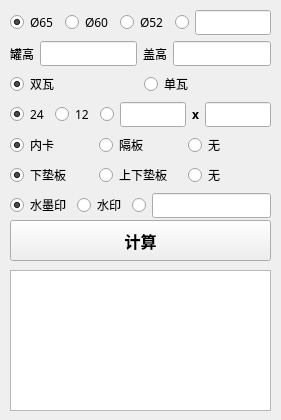
<?xml version="1.0" encoding="UTF-8"?>
<ui version="4.0">
 <class>MainWindow</class>
 <widget class="QMainWindow" name="MainWindow">
  <property name="geometry">
   <rect>
    <x>0</x>
    <y>0</y>
    <width>281</width>
    <height>420</height>
   </rect>
  </property>
  <property name="windowTitle">
   <string>纸箱规格计算</string>
  </property>
  <widget class="QWidget" name="centralwidget">
   <widget class="QPushButton" name="pushButton">
    <property name="geometry">
     <rect>
      <x>10</x>
      <y>220</y>
      <width>261</width>
      <height>41</height>
     </rect>
    </property>
    <property name="font">
     <font>
      <family>微软雅黑</family>
      <pointsize>12</pointsize>
      <weight>75</weight>
      <bold>true</bold>
     </font>
    </property>
    <property name="text">
     <string>计算</string>
    </property>
   </widget>
   <widget class="QTextBrowser" name="textBrowser">
    <property name="geometry">
     <rect>
      <x>10</x>
      <y>270</y>
      <width>261</width>
      <height>141</height>
     </rect>
    </property>
    <property name="font">
     <font>
      <family>微软雅黑</family>
      <pointsize>12</pointsize>
     </font>
    </property>
   </widget>
   <widget class="QWidget" name="layoutWidget">
    <property name="geometry">
     <rect>
      <x>10</x>
      <y>10</y>
      <width>261</width>
      <height>209</height>
     </rect>
    </property>
    <layout class="QVBoxLayout" name="verticalLayout">
     <item>
      <layout class="QHBoxLayout" name="horizontalLayout_5">
       <item>
        <widget class="QRadioButton" name="radioButton_12">
         <property name="font">
          <font>
           <family>微软雅黑</family>
           <weight>50</weight>
           <bold>false</bold>
          </font>
         </property>
         <property name="text">
          <string>Ø65</string>
         </property>
         <property name="checked">
          <bool>true</bool>
         </property>
         <attribute name="buttonGroup">
          <string notr="true">buttonGroup</string>
         </attribute>
        </widget>
       </item>
       <item>
        <widget class="QRadioButton" name="radioButton_13">
         <property name="font">
          <font>
           <family>微软雅黑</family>
           <weight>50</weight>
           <bold>false</bold>
          </font>
         </property>
         <property name="text">
          <string>Ø60</string>
         </property>
         <attribute name="buttonGroup">
          <string notr="true">buttonGroup</string>
         </attribute>
        </widget>
       </item>
       <item>
        <widget class="QRadioButton" name="radioButton_15">
         <property name="font">
          <font>
           <family>微软雅黑</family>
           <weight>50</weight>
           <bold>false</bold>
          </font>
         </property>
         <property name="text">
          <string>Ø52</string>
         </property>
         <attribute name="buttonGroup">
          <string notr="true">buttonGroup</string>
         </attribute>
        </widget>
       </item>
       <item>
        <widget class="QRadioButton" name="radioButton_14">
         <property name="text">
          <string/>
         </property>
         <attribute name="buttonGroup">
          <string notr="true">buttonGroup</string>
         </attribute>
        </widget>
       </item>
       <item>
        <widget class="QLineEdit" name="lineEdit_3">
         <property name="font">
          <font>
           <family>微软雅黑</family>
           <weight>50</weight>
           <bold>false</bold>
          </font>
         </property>
         <property name="text">
          <string/>
         </property>
         <property name="frame">
          <bool>true</bool>
         </property>
        </widget>
       </item>
      </layout>
     </item>
     <item>
      <layout class="QHBoxLayout" name="horizontalLayout_6">
       <item>
        <widget class="QLabel" name="label_3">
         <property name="font">
          <font>
           <family>微软雅黑</family>
           <weight>50</weight>
           <bold>false</bold>
          </font>
         </property>
         <property name="text">
          <string>罐高</string>
         </property>
        </widget>
       </item>
       <item>
        <widget class="QLineEdit" name="lineEdit_4">
         <property name="font">
          <font>
           <family>微软雅黑</family>
           <weight>50</weight>
           <bold>false</bold>
          </font>
         </property>
         <property name="text">
          <string/>
         </property>
         <property name="frame">
          <bool>true</bool>
         </property>
        </widget>
       </item>
       <item>
        <widget class="QLabel" name="label_2">
         <property name="font">
          <font>
           <family>微软雅黑</family>
           <weight>50</weight>
           <bold>false</bold>
          </font>
         </property>
         <property name="text">
          <string>盖高</string>
         </property>
        </widget>
       </item>
       <item>
        <widget class="QLineEdit" name="lineEdit_5">
         <property name="font">
          <font>
           <family>微软雅黑</family>
           <weight>50</weight>
           <bold>false</bold>
          </font>
         </property>
        </widget>
       </item>
      </layout>
     </item>
     <item>
      <layout class="QHBoxLayout" name="horizontalLayout">
       <item>
        <widget class="QRadioButton" name="radioButton">
         <property name="font">
          <font>
           <family>微软雅黑</family>
           <weight>50</weight>
           <bold>false</bold>
          </font>
         </property>
         <property name="text">
          <string>双瓦</string>
         </property>
         <property name="checked">
          <bool>true</bool>
         </property>
         <attribute name="buttonGroup">
          <string notr="true">buttonGroup_2</string>
         </attribute>
        </widget>
       </item>
       <item>
        <widget class="QRadioButton" name="radioButton_2">
         <property name="font">
          <font>
           <family>微软雅黑</family>
           <weight>50</weight>
           <bold>false</bold>
          </font>
         </property>
         <property name="text">
          <string>单瓦</string>
         </property>
         <attribute name="buttonGroup">
          <string notr="true">buttonGroup_2</string>
         </attribute>
        </widget>
       </item>
      </layout>
     </item>
     <item>
      <layout class="QHBoxLayout" name="horizontalLayout_2">
       <item>
        <widget class="QRadioButton" name="radioButton_3">
         <property name="font">
          <font>
           <family>微软雅黑</family>
           <weight>50</weight>
           <bold>false</bold>
          </font>
         </property>
         <property name="text">
          <string>24</string>
         </property>
         <property name="checked">
          <bool>true</bool>
         </property>
         <attribute name="buttonGroup">
          <string notr="true">buttonGroup_3</string>
         </attribute>
        </widget>
       </item>
       <item>
        <widget class="QRadioButton" name="radioButton_4">
         <property name="font">
          <font>
           <family>微软雅黑</family>
           <weight>50</weight>
           <bold>false</bold>
          </font>
         </property>
         <property name="text">
          <string>12</string>
         </property>
         <attribute name="buttonGroup">
          <string notr="true">buttonGroup_3</string>
         </attribute>
        </widget>
       </item>
       <item>
        <widget class="QRadioButton" name="radioButton_5">
         <property name="text">
          <string/>
         </property>
         <attribute name="buttonGroup">
          <string notr="true">buttonGroup_3</string>
         </attribute>
        </widget>
       </item>
       <item>
        <widget class="QLineEdit" name="lineEdit">
         <property name="font">
          <font>
           <family>微软雅黑</family>
           <weight>50</weight>
           <bold>false</bold>
          </font>
         </property>
         <property name="text">
          <string/>
         </property>
         <property name="frame">
          <bool>true</bool>
         </property>
        </widget>
       </item>
       <item>
        <widget class="QLabel" name="label">
         <property name="font">
          <font>
           <family>微软雅黑</family>
           <weight>75</weight>
           <bold>true</bold>
          </font>
         </property>
         <property name="text">
          <string>x</string>
         </property>
        </widget>
       </item>
       <item>
        <widget class="QLineEdit" name="lineEdit_2">
         <property name="font">
          <font>
           <family>微软雅黑</family>
           <weight>50</weight>
           <bold>false</bold>
          </font>
         </property>
        </widget>
       </item>
      </layout>
     </item>
     <item>
      <layout class="QHBoxLayout" name="horizontalLayout_3">
       <item>
        <widget class="QRadioButton" name="radioButton_6">
         <property name="font">
          <font>
           <family>微软雅黑</family>
           <weight>50</weight>
           <bold>false</bold>
          </font>
         </property>
         <property name="text">
          <string>内卡</string>
         </property>
         <property name="checked">
          <bool>true</bool>
         </property>
         <attribute name="buttonGroup">
          <string notr="true">buttonGroup_4</string>
         </attribute>
        </widget>
       </item>
       <item>
        <widget class="QRadioButton" name="radioButton_7">
         <property name="font">
          <font>
           <family>微软雅黑</family>
           <weight>50</weight>
           <bold>false</bold>
          </font>
         </property>
         <property name="text">
          <string>隔板</string>
         </property>
         <attribute name="buttonGroup">
          <string notr="true">buttonGroup_4</string>
         </attribute>
        </widget>
       </item>
       <item>
        <widget class="QRadioButton" name="radioButton_8">
         <property name="font">
          <font>
           <family>微软雅黑</family>
           <weight>50</weight>
           <bold>false</bold>
          </font>
         </property>
         <property name="text">
          <string>无</string>
         </property>
         <attribute name="buttonGroup">
          <string notr="true">buttonGroup_4</string>
         </attribute>
        </widget>
       </item>
      </layout>
     </item>
     <item>
      <layout class="QHBoxLayout" name="horizontalLayout_4">
       <item>
        <widget class="QRadioButton" name="radioButton_9">
         <property name="font">
          <font>
           <family>微软雅黑</family>
           <weight>50</weight>
           <bold>false</bold>
          </font>
         </property>
         <property name="text">
          <string>下垫板</string>
         </property>
         <property name="checked">
          <bool>true</bool>
         </property>
         <attribute name="buttonGroup">
          <string notr="true">buttonGroup_5</string>
         </attribute>
        </widget>
       </item>
       <item>
        <widget class="QRadioButton" name="radioButton_10">
         <property name="font">
          <font>
           <family>微软雅黑</family>
           <weight>50</weight>
           <bold>false</bold>
          </font>
         </property>
         <property name="text">
          <string>上下垫板</string>
         </property>
         <attribute name="buttonGroup">
          <string notr="true">buttonGroup_5</string>
         </attribute>
        </widget>
       </item>
       <item>
        <widget class="QRadioButton" name="radioButton_11">
         <property name="font">
          <font>
           <family>微软雅黑</family>
           <weight>50</weight>
           <bold>false</bold>
          </font>
         </property>
         <property name="text">
          <string>无</string>
         </property>
         <attribute name="buttonGroup">
          <string notr="true">buttonGroup_5</string>
         </attribute>
        </widget>
       </item>
      </layout>
     </item>
     <item>
      <layout class="QHBoxLayout" name="horizontalLayout_7">
       <item>
        <widget class="QRadioButton" name="radioButton_16">
         <property name="font">
          <font>
           <family>微软雅黑</family>
           <weight>50</weight>
           <bold>false</bold>
          </font>
         </property>
         <property name="text">
          <string>水墨印</string>
         </property>
         <property name="checked">
          <bool>true</bool>
         </property>
         <attribute name="buttonGroup">
          <string notr="true">buttonGroup_6</string>
         </attribute>
        </widget>
       </item>
       <item>
        <widget class="QRadioButton" name="radioButton_17">
         <property name="font">
          <font>
           <family>微软雅黑</family>
           <weight>50</weight>
           <bold>false</bold>
          </font>
         </property>
         <property name="text">
          <string>水印</string>
         </property>
         <attribute name="buttonGroup">
          <string notr="true">buttonGroup_6</string>
         </attribute>
        </widget>
       </item>
       <item>
        <widget class="QRadioButton" name="radioButton_18">
         <property name="font">
          <font>
           <family>微软雅黑</family>
           <weight>75</weight>
           <bold>true</bold>
          </font>
         </property>
         <property name="text">
          <string/>
         </property>
         <attribute name="buttonGroup">
          <string notr="true">buttonGroup_6</string>
         </attribute>
        </widget>
       </item>
       <item>
        <widget class="QLineEdit" name="lineEdit_6">
         <property name="font">
          <font>
           <family>微软雅黑</family>
           <weight>50</weight>
           <bold>false</bold>
          </font>
         </property>
         <property name="text">
          <string/>
         </property>
         <property name="frame">
          <bool>true</bool>
         </property>
        </widget>
       </item>
      </layout>
     </item>
    </layout>
   </widget>
  </widget>
 </widget>
 <resources/>
 <connections/>
 <buttongroups>
  <buttongroup name="buttonGroup"/>
  <buttongroup name="buttonGroup_2"/>
  <buttongroup name="buttonGroup_4"/>
  <buttongroup name="buttonGroup_5"/>
  <buttongroup name="buttonGroup_3"/>
  <buttongroup name="buttonGroup_6"/>
 </buttongroups>
</ui>
